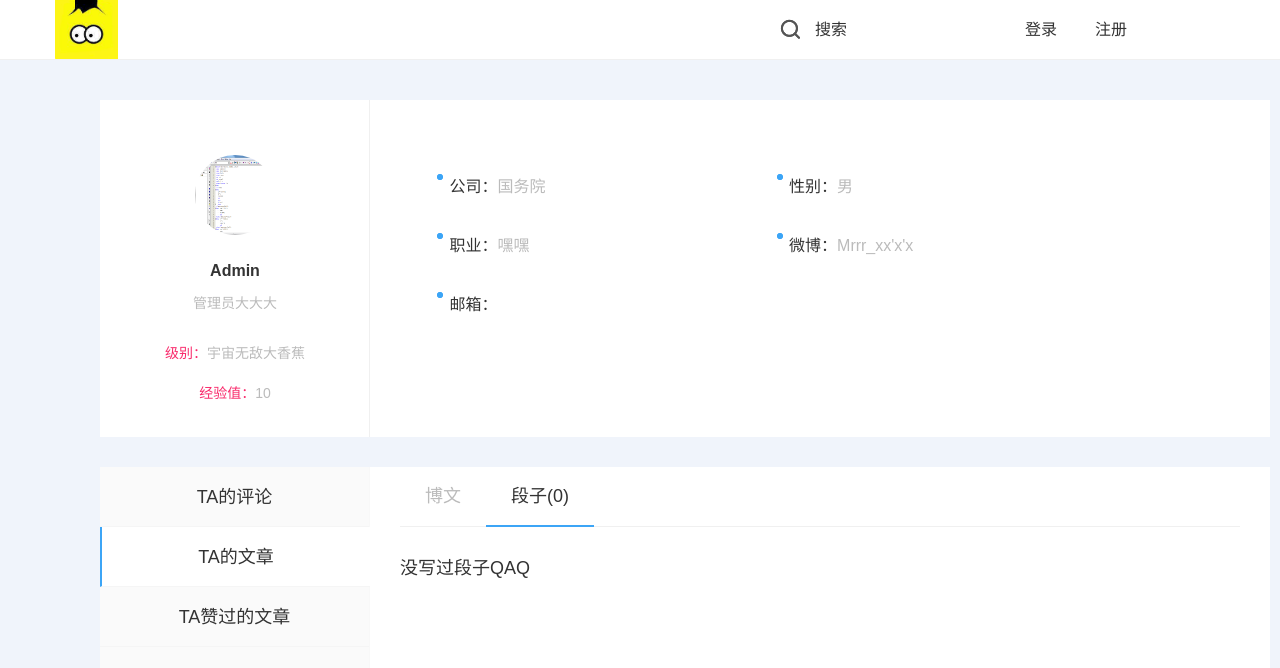
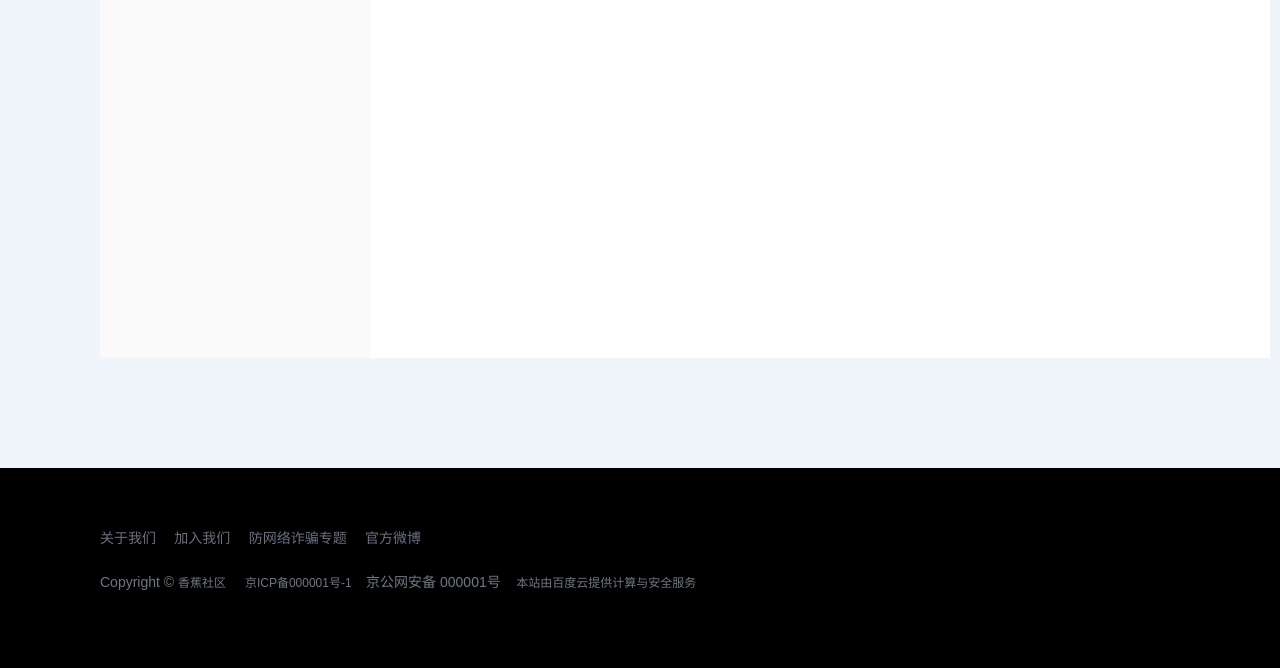
Page /bbs/user_short_articles/1 on the earlier database version (2 pictures, top to bottom).
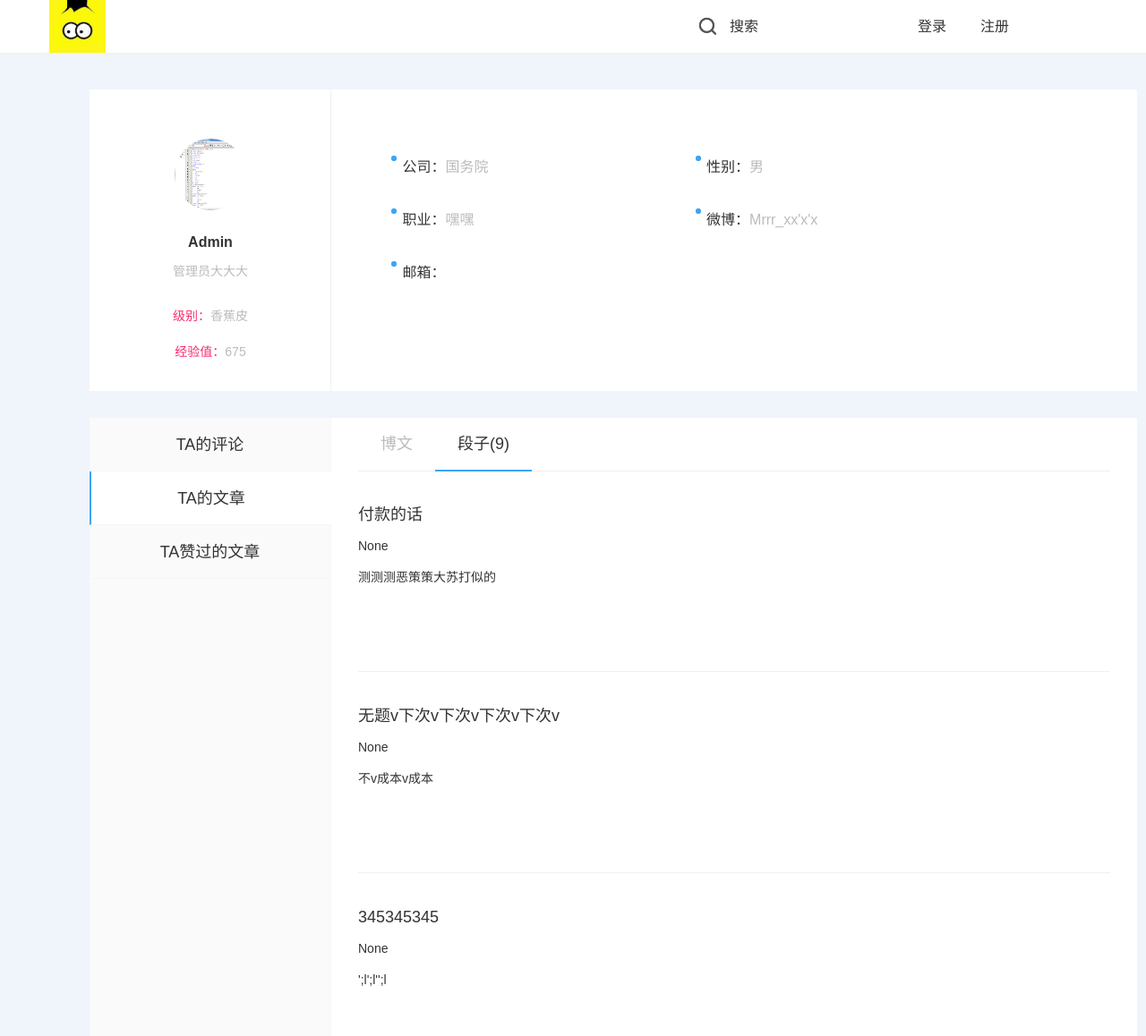
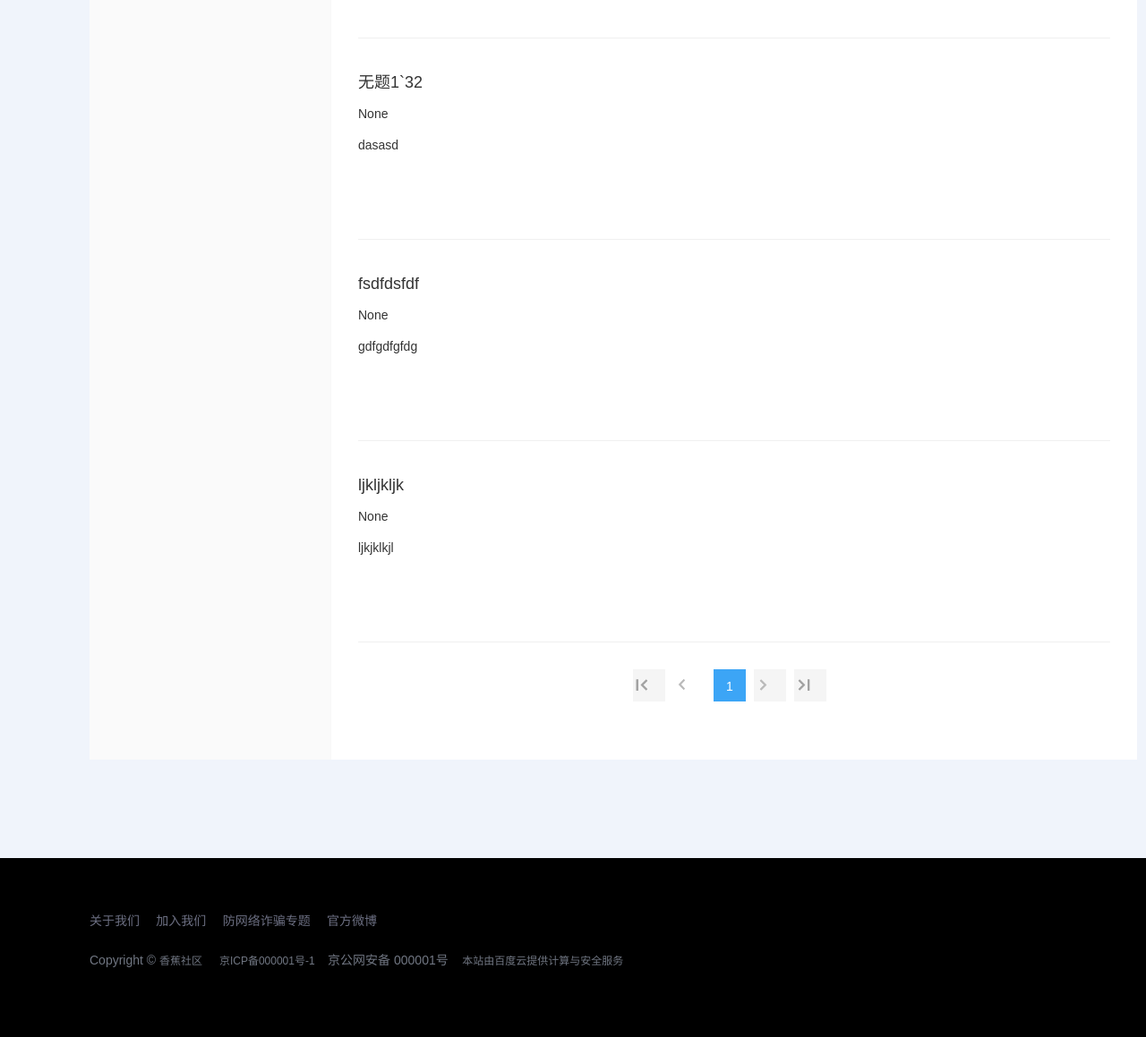
Same page on the later database version (2 pictures, top to bottom).
### bbs/models.py (models this page shows, shortened)
class UserProfile(models.Model):
    user = models.OneToOneField(User)
    name = models.CharField(max_length=32)
    user_real_name = models.CharField(max_length=255, blank=True, null=True, default='未填写')
    signature = models.CharField(max_length=255, blank=True, null=True, default='未填写')
    mobile_phone = models.IntegerField(blank=True, null=True)
    company = models.CharField(max_length=255, blank=True, null=True, default='未填写')
    star = models.CharField(max_length=255, blank=True, null=True, default='未填写')
    profession = models.CharField(max_length=255, blank=True, null=True, default='未填写')
    weibo = models.CharField(max_length=255, blank=True, null=True, default='未填写')
    sex_choices = (('男', u"男"),
                   ('女', u"女"),
                   ('未知', u'未知')
                   )
    sex = models.CharField(choices=sex_choices, default='未知', max_length=32)
    birth = models.DateField(blank=True, null=True)
    address = models.CharField(max_length=255, blank=True, null=True, default='未填写')
    sign_up_time = models.DateField(blank=True, null=True)
    experience = models.IntegerField(u"经验值", default=0)
    level_choices = (('香蕉皮', u"香蕉皮"),
                     ('小香蕉', u"小香蕉"),
                     ('大香蕉', u"大香蕉"),
                     ('皮皮香焦', u"皮皮香焦"),
                     ('宇宙无敌大香蕉', u"宇宙无敌大香蕉"),
                     )
    user_level = models.CharField(choices=level_choices, default='香蕉皮', max_length=32)
    head_img = models.ImageField(u"头像", blank=True, null=True, upload_to="statics/uploads",
                                 default='statics/uploads/no-img.jpg')
    article_like = models.ManyToManyField("Article", blank=True)
    short_article_like = models.ManyToManyField("ShortArticles", blank=True)
    friends = models.ManyToManyField('self', related_name="my_friends", blank=True)

class ShortArticles(models.Model):
    author = models.ForeignKey('UserProfile')
    content = models.TextField(u'内容')
    pub_date = models.DateTimeField(blank=True, null=True)
    tag_choices = (
        ('笑话', u'笑话'),
        ('荤段子', '荤段子'),
        ('突发', u'突发'),
        ('时政', u'时政'),
        ('传言', u'传言'),
        ('杂', u'杂'),
    )
    tag = models.CharField(max_length=32, choices=tag_choices, default='杂')
    thumb_count = models.IntegerField(u'赞', default=0)
    disgusting_count = models.IntegerField(u'踩', default=0)
    priority = models.IntegerField(u'优先级', default=1000)
    title = models.CharField(u'标题', max_length=30, )
    status_choices = (('draft', u"草稿"),
                      ('published', u"已发布"),
                      ('hidden', u"隐藏"),
                      )
    status = models.CharField(choices=status_choices, default='published', max_length=32)

### bbs/views.py (the view)
# urls.py: url(r'^user_short_articles/(\d+)$', views.user_short_articles, name="user_short_articles"),
def user_short_articles(request, user_id):
    publish_article_list = models.ShortArticles.objects.filter(author__id=user_id).order_by('pub_date')
    article_count = publish_article_list.count()
    one_page_articles = add_articles_handler.page_handler(request, publish_article_list)
    user_info = user_information(request, user_id)
    return render(request, 'bbs/user_short_articles.html', {'publish_article_list': one_page_articles,
                                                            'user_info': user_info,
                                                            'current_user_id': user_id,
                                                            'article_count': article_count})

### bbs/add_articles_handler.py (called while the page is built)
def page_handler(re, obj_list):
    ret = {'type': 'json'}
    page_cls = Paginator(obj_list, 6)
    if re.method == 'POST':
        page_num = re.POST.get('page_num')
        try:
            contents = page_cls.page(page_num)
            ret['page_num'] = str(int(page_num) + 1)
            ret['data'] = contents
            ret['success'] = 'success'
        except EmptyPage:
            contents = page_cls.page(page_cls.num_pages)
            ret['success'] = 'fail-forward'
            ret['page_num'] = str(int(page_num) + 1)
            ret['data'] = contents
        return ret
    else:
        page = re.GET.get('page')
        try:
            contents = page_cls.page(page)
        except PageNotAnInteger:
            contents = page_cls.page(1)
        except EmptyPage:
            contents = page_cls.page(page_cls.num_pages)
        return contents

### bbs/templatetags/custom.py (called while the page is built)
@register.filter
def truncate_url(img_obj):
    return img_obj.name.split("/")[-1]

@register.filter
def get_end_arg(obj):
    arg = obj.split('/')[-1]
    return arg

### templates/bbs/user_short_articles.html (shortened to what the changed rows need)
{% extends 'bbs/user_detail.html' %}
{% load custom %}
{% block user-content %}
    <div class="user-menu-warp">
        <div class="user-content-warp">
            <ul class="nav-box">
                <li class="active"><a href="{% url 'user_short_articles' user_info.id %}">段子({{ article_count }})</a></li>
            </ul>
            <div class="message-box">
                {% if publish_article_list %}
                    {% for article in publish_article_list %}
                        <div class="mod-b mod-art ">
                                <h4>{{ article.title }}</h4>
                                <div class="mob-author">
                                    <span class="time">{{ article.pub_date|date_format }}</span>
                                </div>
                                <div class="mob-author">
                                    {{ article.content }}
                                </div>
                        </div>
                    {% endfor %}
                    <nav class="page-nav">
                        <ul class="pagination">
                            <li><a href="?page=1" aria-label="First"><span aria-hidden="true"><i
                                    class="icon icon-first"></i></span></a></li>
                            {% if publish_article_list.has_previous %}
                                <li><a href="?page={{ publish_article_list.previous_page_number }}"
                                       aria-label="Previous"><span aria-hidden="true"><i
                                        class="icon icon-lt"></i></span></a></li>
                            {% else %}
                                <li class="disabled"><a href="#" aria-label="Previous"><span aria-hidden="true"><i
                                        class="icon icon-lt"></i></span></a></li>
                            {% endif %}
                            <li class="active">
                                <a>
                                    {{ publish_article_list.number }}
                                </a>
                            </li>
                            {% if publish_article_list.has_next %}
                                <li><a href="?page={{ publish_article_list.next_page_number }}"> <i
                                        class="icon icon-gt"></i></a>
                                </li>
                            {% else %}
                                <li class="disabled"><a href="#"> <i class="icon icon-gt"></i></a></li>
                            {% endif %}
                            <li><a href="?page={{ publish_article_list.paginator.num_pages }}"><i
                                    class="icon icon-last"></i></a></li>
                        </ul>
                    </nav>
                {% else %}
                    <div class="no-content-prompt">没写过段子QAQ</div>
                {% endif %}
            </div>
        </div>
    </div>
{% endblock %}

### templates/bbs/user_detail.html (shortened to what this page needs)
{% extends 'base.html' %}
{% load custom %}
{% block page-container %}
    <body style="background-color: rgb(240, 244, 251);">
    <div class="container per_center per_center_body">
        <div class="user-info-warp">
            <div class="user-head-box">
                <div class="user-face">
                    <img src="/static/uploads/{{ user_info.head_img|truncate_url }}"
                         style="width:100px;height:100px;">
                </div>
                <div class="user-name">{{ user_info.name }}<a href="/vip" target="_blank"></a></div>
                <div class="user-one">
                    <span class="show-span show-yijuhua">
                        <span class="show-span js-edit-one">{{ user_info.signature }}</span>
                    </span>
                </div>
                <div class="user-level">
                    级别：<span class="c2">{{ user_info.user_level }}</span>
                </div>
                <div class="user-expr">
                    经验值：<span class="c2">{{ user_info.experience }}</span>
                </div>
            </div>
            <div class="user-info-box">
                <div class="col-lg-5">
                    <div class="user-info">
                        <i class="icon icon-user-point"></i>
                        公司：<span class="c2">{{ user_info.company }}</span>
                    </div>
                    <div class="user-info">
                        <i class="icon icon-user-point"></i>
                        职业：<span class="c2">{{ user_info.profession }}</span>
                    </div>
                    <div class="user-info">
                        <i class="icon icon-user-point"></i>
                        邮箱：
                    </div>
                </div>
                <div class="col-lg-7">
                    <div class="user-info">
                        <i class="icon icon-user-point"></i>
                        性别：<span class="c2">{{ user_info.sex }}</span>
                    </div>
                    <div class="user-info ">
                        <i class="icon icon-user-point"></i>
                        微博：<span class="c2">{{ user_info.weibo }}</span>
                    </div>
                </div>
            </div>
        </div>
        {% block user-content %}{% endblock %}
        </div>
    </div>
    </body>
{% endblock %}

Differences in the rows shown:
changed UserProfile "Admin": user_level "宇宙无敌大香蕉" → "香蕉皮"; experience "10" → "675"
added ShortArticles: title "付款的话", pub_date "None", content "测测测恶策策大苏打似的"
added ShortArticles: title "无题v下次v下次v下次v下次v", pub_date "None", content "不v成本v成本"
added ShortArticles: title "345345345", pub_date "None", content "';l';l'';l"
added ShortArticles: title "无题1`32", pub_date "None", content "dasasd"
added ShortArticles: title "fsdfdsfdf", pub_date "None", content "gdfgdfgfdg"
added ShortArticles: title "ljkljkljk", pub_date "None", content "ljkjklkjl"
Other differences:
{{ article_count }}: "0" → "9"
{{ publish_article_list.number }}: (not shown) → "1"
text no longer shown: "没写过段子QAQ"
